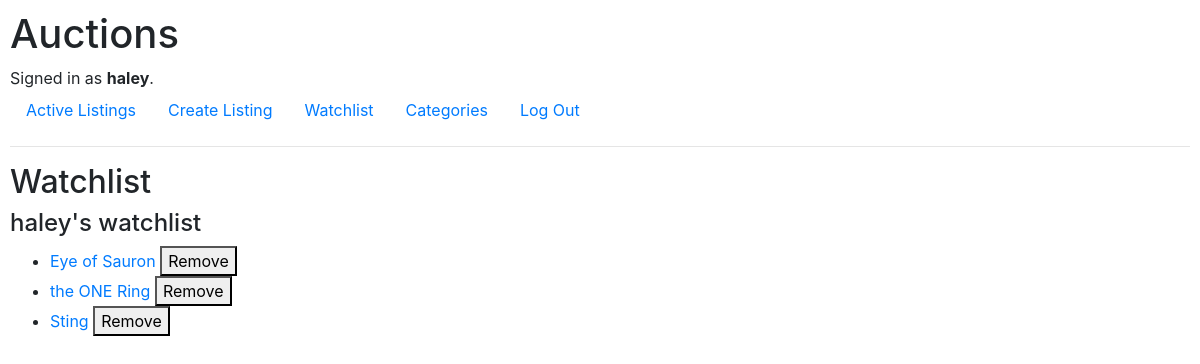
Screenshot of /watchlist (signed in) with the database file from the repository.
### auctions/models.py (models this page shows, shortened)
class User(AbstractUser):
    pass

class Auction(models.Model):
    title = models.CharField(max_length=255)
    description = models.CharField(max_length=255)
    start_bid = models.IntegerField(null=True)
    image_url = models.CharField(max_length=255,blank=True, null=True)
    category = models.ManyToManyField(Category,related_name='categories')
    isActive = models.BooleanField(default=True)
    created_by = models.ForeignKey(User, on_delete=models.CASCADE)

### auctions/views.py (the view)
# urls.py: path("watchlist", views.watchlist, name="watchlist"),
def watchlist(request):
    watchlist, created = Watchlist.objects.get_or_create(user=request.user)
    return render(request, "auctions/watchlist.html", {
        'watchlist': watchlist
    })

### auctions/templates/auctions/watchlist.html (shortened to what this page needs)
{% extends "auctions/layout.html" %}
{% block body %}
    <h2>Watchlist </h2>
    <h4>
        {{request.user}}'s watchlist
    </h4>
    {% if watchlist.auctions.all %}
        <ul>
            {% for auction in watchlist.auctions.all %}
                <li>
                    <a href="{% url 'detail' auction.id %}">{{ auction.title }}</a>
                    <form action="{% url 'edit_watchlist' auction.id %}" method="post" style="display:inline;">
                        <button type="submit">Remove</button>
                    </form>
                </li>
            {% endfor %}
        </ul>
    {% else %}
        <p>Your watchlist is empty.</p>
    {% endif %}
{% endblock %}

### auctions/templates/auctions/layout.html (shortened to what this page needs)
{% load static %}
<!DOCTYPE html>
<html lang="en">
    <head>
        <link rel="stylesheet" href="https://stackpath.bootstrapcdn.com/bootstrap/4.4.1/css/bootstrap.min.css">
        <link href="{% static 'auctions/styles.css' %}" rel="stylesheet">
    </head>
    <body>
        <h1>Auctions</h1>
        <div>
            {% if user.is_authenticated %}
                Signed in as <strong>{{ user.username }}</strong>.
            {% else %}
                Not signed in.
            {% endif %}
        </div>
        <ul class="nav">
            {% if user.is_authenticated %}
            <li class="nav-item">
                <a class="nav-link" href="{% url 'index' %}">Active Listings</a>
            </li>
            <li class="nav-item">
                <a class="nav-link" href="{% url 'add_auction' %}">Create Listing</a>
            </li>
            <li class="nav-item">
                <a class="nav-link" href="{% url 'watchlist' %}">Watchlist</a>
            </li>
            <li class="nav-item">
                <a class="nav-link" href="{% url 'categories' %}">Categories</a>
            </li>
            <li class="nav-item">
                <a class="nav-link" href="{% url 'logout' %}">Log Out</a>
            </li>
            {% endif %}
        </ul>
        <hr>
        {% block body %}
        {% endblock %}
    </body>
</html>

### auctions/static/auctions/styles.css (style rules this page uses)
body { padding: 10px; }

### rows the page displays
User: username "haley", user "haley"
Auction: title "Eye of Sauron"
Auction: title "the ONE Ring"
Auction: title "Sting"
